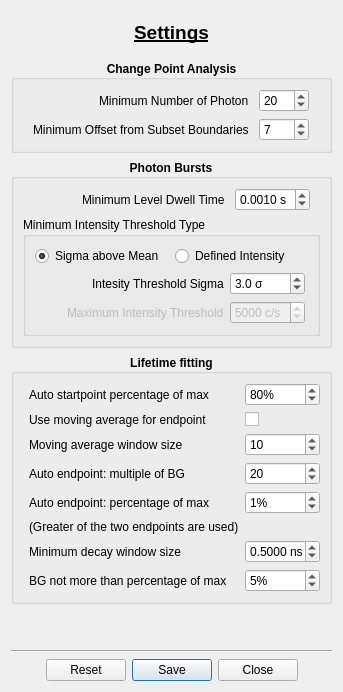
<?xml version="1.0" encoding="UTF-8"?>
<ui version="4.0">
 <class>Form</class>
 <widget class="QWidget" name="Form">
  <property name="windowModality">
   <enum>Qt::ApplicationModal</enum>
  </property>
  <property name="geometry">
   <rect>
    <x>0</x>
    <y>0</y>
    <width>350</width>
    <height>635</height>
   </rect>
  </property>
  <property name="minimumSize">
   <size>
    <width>350</width>
    <height>420</height>
   </size>
  </property>
  <property name="windowTitle">
   <string>Full SMS Settings</string>
  </property>
  <layout class="QVBoxLayout" name="verticalLayout">
   <property name="sizeConstraint">
    <enum>QLayout::SetFixedSize</enum>
   </property>
   <item>
    <spacer name="verticalSpacer_2">
     <property name="orientation">
      <enum>Qt::Vertical</enum>
     </property>
     <property name="sizeType">
      <enum>QSizePolicy::Fixed</enum>
     </property>
     <property name="sizeHint" stdset="0">
      <size>
       <width>20</width>
       <height>10</height>
      </size>
     </property>
    </spacer>
   </item>
   <item>
    <widget class="QLabel" name="label">
     <property name="font">
      <font>
       <pointsize>14</pointsize>
       <weight>75</weight>
       <bold>true</bold>
       <underline>true</underline>
      </font>
     </property>
     <property name="text">
      <string>Settings</string>
     </property>
     <property name="alignment">
      <set>Qt::AlignCenter</set>
     </property>
    </widget>
   </item>
   <item>
    <spacer name="verticalSpacer_3">
     <property name="orientation">
      <enum>Qt::Vertical</enum>
     </property>
     <property name="sizeType">
      <enum>QSizePolicy::Fixed</enum>
     </property>
     <property name="sizeHint" stdset="0">
      <size>
       <width>20</width>
       <height>10</height>
      </size>
     </property>
    </spacer>
   </item>
   <item>
    <widget class="QGroupBox" name="groupBox_2">
     <property name="font">
      <font>
       <weight>75</weight>
       <bold>true</bold>
      </font>
     </property>
     <property name="title">
      <string>Change Point Analysis</string>
     </property>
     <property name="alignment">
      <set>Qt::AlignCenter</set>
     </property>
     <layout class="QFormLayout" name="formLayout_3">
      <property name="labelAlignment">
       <set>Qt::AlignRight|Qt::AlignTrailing|Qt::AlignVCenter</set>
      </property>
      <property name="formAlignment">
       <set>Qt::AlignRight|Qt::AlignTop|Qt::AlignTrailing</set>
      </property>
      <property name="horizontalSpacing">
       <number>10</number>
      </property>
      <property name="rightMargin">
       <number>30</number>
      </property>
      <item row="0" column="0">
       <widget class="QLabel" name="label_3">
        <property name="font">
         <font>
          <weight>50</weight>
          <bold>false</bold>
         </font>
        </property>
        <property name="text">
         <string>Minimum Number of Photon</string>
        </property>
       </widget>
      </item>
      <item row="0" column="1">
       <widget class="QSpinBox" name="spbCPA_min_num_photons">
        <property name="maximumSize">
         <size>
          <width>50</width>
          <height>16777215</height>
         </size>
        </property>
        <property name="font">
         <font>
          <weight>50</weight>
          <bold>false</bold>
         </font>
        </property>
        <property name="minimum">
         <number>5</number>
        </property>
        <property name="maximum">
         <number>100</number>
        </property>
        <property name="value">
         <number>20</number>
        </property>
       </widget>
      </item>
      <item row="1" column="0">
       <widget class="QLabel" name="label_4">
        <property name="font">
         <font>
          <weight>50</weight>
          <bold>false</bold>
         </font>
        </property>
        <property name="text">
         <string>Minimum Offset from Subset Boundaries</string>
        </property>
       </widget>
      </item>
      <item row="1" column="1">
       <widget class="QSpinBox" name="spbCPA_min_boundary_off">
        <property name="maximumSize">
         <size>
          <width>50</width>
          <height>16777215</height>
         </size>
        </property>
        <property name="font">
         <font>
          <weight>50</weight>
          <bold>false</bold>
         </font>
        </property>
        <property name="minimum">
         <number>0</number>
        </property>
        <property name="maximum">
         <number>20</number>
        </property>
        <property name="value">
         <number>7</number>
        </property>
       </widget>
      </item>
     </layout>
    </widget>
   </item>
   <item>
    <widget class="QGroupBox" name="groupBox">
     <property name="font">
      <font>
       <weight>75</weight>
       <bold>true</bold>
      </font>
     </property>
     <property name="title">
      <string>Photon Bursts</string>
     </property>
     <property name="alignment">
      <set>Qt::AlignCenter</set>
     </property>
     <property name="checkable">
      <bool>false</bool>
     </property>
     <layout class="QVBoxLayout" name="verticalLayout_2">
      <item>
       <layout class="QFormLayout" name="formLayout_2">
        <property name="labelAlignment">
         <set>Qt::AlignRight|Qt::AlignTrailing|Qt::AlignVCenter</set>
        </property>
        <property name="formAlignment">
         <set>Qt::AlignRight|Qt::AlignTop|Qt::AlignTrailing</set>
        </property>
        <property name="horizontalSpacing">
         <number>10</number>
        </property>
        <property name="rightMargin">
         <number>20</number>
        </property>
        <item row="0" column="0">
         <widget class="QLabel" name="label_2">
          <property name="font">
           <font>
            <weight>50</weight>
            <bold>false</bold>
           </font>
          </property>
          <property name="text">
           <string>Minimum Level Dwell Time</string>
          </property>
         </widget>
        </item>
        <item row="0" column="1">
         <widget class="QDoubleSpinBox" name="dsbPB_min_dwell_time">
          <property name="maximumSize">
           <size>
            <width>75</width>
            <height>16777215</height>
           </size>
          </property>
          <property name="font">
           <font>
            <weight>50</weight>
            <bold>false</bold>
           </font>
          </property>
          <property name="suffix">
           <string> s</string>
          </property>
          <property name="decimals">
           <number>4</number>
          </property>
          <property name="minimum">
           <double>0.000100000000000</double>
          </property>
          <property name="maximum">
           <double>0.100000000000000</double>
          </property>
          <property name="singleStep">
           <double>0.000010000000000</double>
          </property>
          <property name="stepType">
           <enum>QAbstractSpinBox::AdaptiveDecimalStepType</enum>
          </property>
          <property name="value">
           <double>0.001000000000000</double>
          </property>
         </widget>
        </item>
       </layout>
      </item>
      <item>
       <widget class="QGroupBox" name="groupBox_3">
        <property name="font">
         <font>
          <weight>50</weight>
          <bold>false</bold>
         </font>
        </property>
        <property name="title">
         <string>Minimum Intensity Threshold Type</string>
        </property>
        <layout class="QVBoxLayout" name="verticalLayout_3">
         <item>
          <layout class="QHBoxLayout" name="horizontalLayout">
           <item>
            <widget class="QRadioButton" name="rdbPB_use_sigma">
             <property name="sizePolicy">
              <sizepolicy hsizetype="MinimumExpanding" vsizetype="Fixed">
               <horstretch>0</horstretch>
               <verstretch>0</verstretch>
              </sizepolicy>
             </property>
             <property name="text">
              <string>Sigma above Mean</string>
             </property>
             <property name="checked">
              <bool>true</bool>
             </property>
            </widget>
           </item>
           <item>
            <widget class="QRadioButton" name="rdbPB_use_defined_int">
             <property name="sizePolicy">
              <sizepolicy hsizetype="MinimumExpanding" vsizetype="Fixed">
               <horstretch>0</horstretch>
               <verstretch>0</verstretch>
              </sizepolicy>
             </property>
             <property name="text">
              <string>Defined Intensity</string>
             </property>
            </widget>
           </item>
          </layout>
         </item>
         <item>
          <layout class="QFormLayout" name="formLayout_4">
           <property name="labelAlignment">
            <set>Qt::AlignRight|Qt::AlignTrailing|Qt::AlignVCenter</set>
           </property>
           <property name="formAlignment">
            <set>Qt::AlignRight|Qt::AlignTop|Qt::AlignTrailing</set>
           </property>
           <property name="rightMargin">
            <number>9</number>
           </property>
           <item row="0" column="0">
            <widget class="QLabel" name="label_6">
             <property name="font">
              <font>
               <weight>50</weight>
               <bold>false</bold>
              </font>
             </property>
             <property name="text">
              <string>Intesity Threshold Sigma</string>
             </property>
            </widget>
           </item>
           <item row="0" column="1">
            <widget class="QDoubleSpinBox" name="dsbPB_sigma_int_thresh">
             <property name="maximumSize">
              <size>
               <width>75</width>
               <height>16777215</height>
              </size>
             </property>
             <property name="font">
              <font>
               <weight>50</weight>
               <bold>false</bold>
              </font>
             </property>
             <property name="suffix">
              <string> σ</string>
             </property>
             <property name="decimals">
              <number>1</number>
             </property>
             <property name="minimum">
              <double>1.000000000000000</double>
             </property>
             <property name="maximum">
              <double>10.000000000000000</double>
             </property>
             <property name="singleStep">
              <double>0.100000000000000</double>
             </property>
             <property name="stepType">
              <enum>QAbstractSpinBox::AdaptiveDecimalStepType</enum>
             </property>
             <property name="value">
              <double>3.000000000000000</double>
             </property>
            </widget>
           </item>
           <item row="1" column="0">
            <widget class="QLabel" name="label_8">
             <property name="enabled">
              <bool>false</bool>
             </property>
             <property name="font">
              <font>
               <weight>50</weight>
               <bold>false</bold>
              </font>
             </property>
             <property name="text">
              <string>Maximum Intensity Threshold</string>
             </property>
            </widget>
           </item>
           <item row="1" column="1">
            <widget class="QSpinBox" name="spbPB_defined_int_thresh">
             <property name="enabled">
              <bool>false</bool>
             </property>
             <property name="maximumSize">
              <size>
               <width>75</width>
               <height>16777215</height>
              </size>
             </property>
             <property name="font">
              <font>
               <weight>50</weight>
               <bold>false</bold>
              </font>
             </property>
             <property name="suffix">
              <string> c/s</string>
             </property>
             <property name="prefix">
              <string/>
             </property>
             <property name="minimum">
              <number>300</number>
             </property>
             <property name="maximum">
              <number>999999999</number>
             </property>
             <property name="singleStep">
              <number>10</number>
             </property>
             <property name="stepType">
              <enum>QAbstractSpinBox::DefaultStepType</enum>
             </property>
             <property name="value">
              <number>5000</number>
             </property>
            </widget>
           </item>
          </layout>
         </item>
        </layout>
       </widget>
      </item>
     </layout>
    </widget>
   </item>
   <item>
    <widget class="QGroupBox" name="groupBox_4">
     <property name="font">
      <font>
       <weight>75</weight>
       <bold>true</bold>
      </font>
     </property>
     <property name="title">
      <string>Lifetime fitting</string>
     </property>
     <property name="alignment">
      <set>Qt::AlignCenter</set>
     </property>
     <layout class="QFormLayout" name="formLayout">
      <item row="0" column="1">
       <layout class="QFormLayout" name="formLayout_5">
        <item row="0" column="0">
         <widget class="QLabel" name="label_5">
          <property name="font">
           <font>
            <weight>50</weight>
            <bold>false</bold>
           </font>
          </property>
          <property name="text">
           <string>Auto startpoint percentage of max</string>
          </property>
         </widget>
        </item>
        <item row="0" column="1">
         <widget class="QSpinBox" name="spb_start_percent">
          <property name="font">
           <font>
            <weight>50</weight>
            <bold>false</bold>
           </font>
          </property>
          <property name="suffix">
           <string>%</string>
          </property>
          <property name="value">
           <number>80</number>
          </property>
         </widget>
        </item>
        <item row="1" column="0">
         <widget class="QLabel" name="useMovingAverageForEndpointLabel">
          <property name="font">
           <font>
            <weight>50</weight>
            <bold>false</bold>
           </font>
          </property>
          <property name="text">
           <string>Use moving average for endpoint</string>
          </property>
         </widget>
        </item>
        <item row="1" column="1">
         <widget class="QCheckBox" name="chb_use_moving_avg">
          <property name="font">
           <font>
            <weight>50</weight>
            <bold>false</bold>
           </font>
          </property>
          <property name="text">
           <string/>
          </property>
         </widget>
        </item>
        <item row="3" column="0">
         <widget class="QLabel" name="label_7">
          <property name="font">
           <font>
            <weight>50</weight>
            <bold>false</bold>
           </font>
          </property>
          <property name="text">
           <string>Auto endpoint: multiple of BG</string>
          </property>
         </widget>
        </item>
        <item row="3" column="1">
         <widget class="QSpinBox" name="spb_end_multiple">
          <property name="font">
           <font>
            <weight>50</weight>
            <bold>false</bold>
           </font>
          </property>
          <property name="value">
           <number>20</number>
          </property>
         </widget>
        </item>
        <item row="4" column="0">
         <widget class="QLabel" name="label_9">
          <property name="font">
           <font>
            <weight>50</weight>
            <bold>false</bold>
           </font>
          </property>
          <property name="text">
           <string>Auto endpoint: percentage of max</string>
          </property>
         </widget>
        </item>
        <item row="4" column="1">
         <widget class="QSpinBox" name="spb_end_percent">
          <property name="font">
           <font>
            <weight>50</weight>
            <bold>false</bold>
           </font>
          </property>
          <property name="suffix">
           <string>%</string>
          </property>
          <property name="maximum">
           <number>10</number>
          </property>
          <property name="value">
           <number>1</number>
          </property>
         </widget>
        </item>
        <item row="5" column="0">
         <widget class="QLabel" name="label_11">
          <property name="font">
           <font>
            <weight>50</weight>
            <bold>false</bold>
           </font>
          </property>
          <property name="text">
           <string>(Greater of the two endpoints are used)</string>
          </property>
         </widget>
        </item>
        <item row="7" column="0">
         <widget class="QLabel" name="label_10">
          <property name="font">
           <font>
            <weight>50</weight>
            <bold>false</bold>
           </font>
          </property>
          <property name="text">
           <string>BG not more than percentage of max</string>
          </property>
         </widget>
        </item>
        <item row="7" column="1">
         <widget class="QSpinBox" name="spb_bg_percent">
          <property name="font">
           <font>
            <weight>50</weight>
            <bold>false</bold>
           </font>
          </property>
          <property name="suffix">
           <string>%</string>
          </property>
          <property name="maximum">
           <number>20</number>
          </property>
          <property name="value">
           <number>5</number>
          </property>
         </widget>
        </item>
        <item row="2" column="1">
         <widget class="QSpinBox" name="spb_moving_avg_window">
          <property name="font">
           <font>
            <weight>50</weight>
            <bold>false</bold>
           </font>
          </property>
          <property name="value">
           <number>10</number>
          </property>
         </widget>
        </item>
        <item row="2" column="0">
         <widget class="QLabel" name="label_12">
          <property name="font">
           <font>
            <weight>50</weight>
            <bold>false</bold>
           </font>
          </property>
          <property name="text">
           <string>Moving average window size</string>
          </property>
         </widget>
        </item>
        <item row="6" column="1">
         <widget class="QDoubleSpinBox" name="dsb_minimum_decay_window">
          <property name="maximumSize">
           <size>
            <width>75</width>
            <height>16777215</height>
           </size>
          </property>
          <property name="font">
           <font>
            <weight>50</weight>
            <bold>false</bold>
           </font>
          </property>
          <property name="suffix">
           <string> ns</string>
          </property>
          <property name="decimals">
           <number>4</number>
          </property>
          <property name="minimum">
           <double>0.001000000000000</double>
          </property>
          <property name="maximum">
           <double>10.000000000000000</double>
          </property>
          <property name="singleStep">
           <double>0.001000000000000</double>
          </property>
          <property name="stepType">
           <enum>QAbstractSpinBox::AdaptiveDecimalStepType</enum>
          </property>
          <property name="value">
           <double>0.500000000000000</double>
          </property>
         </widget>
        </item>
        <item row="6" column="0">
         <widget class="QLabel" name="label_13">
          <property name="font">
           <font>
            <weight>50</weight>
            <bold>false</bold>
           </font>
          </property>
          <property name="text">
           <string>Minimum decay window size</string>
          </property>
         </widget>
        </item>
       </layout>
      </item>
     </layout>
    </widget>
   </item>
   <item>
    <spacer name="verticalSpacer">
     <property name="orientation">
      <enum>Qt::Vertical</enum>
     </property>
     <property name="sizeHint" stdset="0">
      <size>
       <width>20</width>
       <height>40</height>
      </size>
     </property>
    </spacer>
   </item>
   <item>
    <widget class="Line" name="line_2">
     <property name="orientation">
      <enum>Qt::Horizontal</enum>
     </property>
    </widget>
   </item>
   <item>
    <widget class="QDialogButtonBox" name="buttonBox">
     <property name="standardButtons">
      <set>QDialogButtonBox::Close|QDialogButtonBox::Reset|QDialogButtonBox::Save</set>
     </property>
     <property name="centerButtons">
      <bool>true</bool>
     </property>
    </widget>
   </item>
  </layout>
 </widget>
 <resources/>
 <connections/>
</ui>
